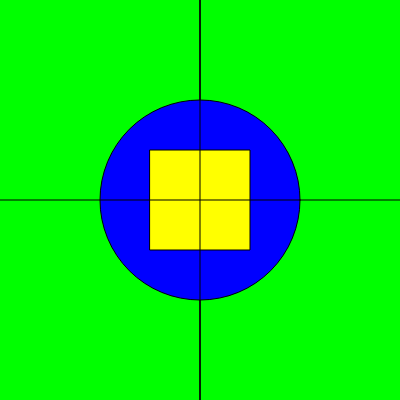
Frame 1 (no input)
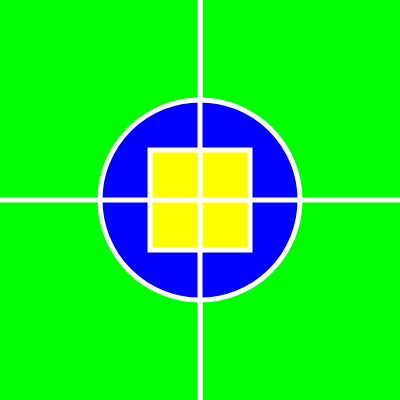
Frame 60 (no input)
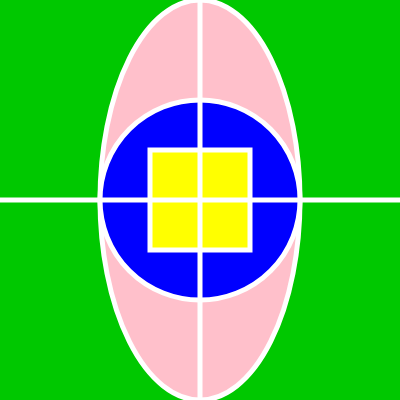
Frame 120 (the mouse pressed at the canvas centre since frame 60)

The p5.js sketch that drew these frames (run headless with seeded random() and noise() and a simulated clock; from frame 60 on, the mouse is pressed at the canvas centre):

// p5.js sketch
// ── sketch.js
var rood = 255;
var blauw = 225;
var geel = 255;
var vincent = "hallo";

function setup() {
  // put setup code here


  
  createCanvas(400,400);
  background(240);


  
  


}

function draw() {
  // put drawing code here
  background(0,400-mouseX,0);
  console.log(mouseX);


  rood = random(0,255);
  blauw = random(255);
  geel = random(255);
  // background(rood,0,blauw,random(255));
  // console.log(vincent);

  fill("pink");
  ellipse(200,200,mouseX,400);
  
  fill("blue");
  ellipse(200,200,200,200)

  fill("yellow");
  rect(150,150,100,100);

  fill("red");
  line(800,200,0,200); 
  // dit is horizontal

  fill("grey");
  line(200,800,200,0)
  // dit is verticaal

  stroke(255);
  strokeWeight(5);

  

  



}
